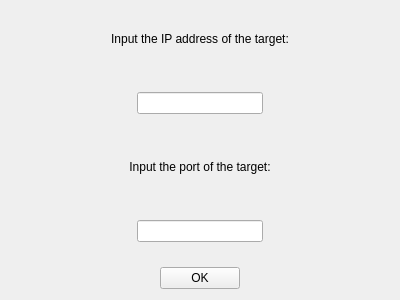
<?xml version="1.0" encoding="UTF-8"?>
<ui version="4.0">
 <class>ip_port_prompt_widget</class>
 <widget class="QWidget" name="ip_port_prompt_widget">
  <property name="geometry">
   <rect>
    <x>0</x>
    <y>0</y>
    <width>400</width>
    <height>300</height>
   </rect>
  </property>
  <property name="windowTitle">
   <string>ip_port_prompt_widget</string>
  </property>
  <layout class="QVBoxLayout" name="verticalLayout_2">
   <item>
    <layout class="QVBoxLayout" name="verticalLayout">
     <property name="spacing">
      <number>25</number>
     </property>
     <item>
      <widget class="QLabel" name="label">
       <property name="text">
        <string>Input the IP address of the target:</string>
       </property>
       <property name="alignment">
        <set>Qt::AlignCenter</set>
       </property>
      </widget>
     </item>
     <item>
      <layout class="QHBoxLayout" name="horizontalLayout_3">
       <item>
        <spacer name="horizontalSpacer_3">
         <property name="orientation">
          <enum>Qt::Horizontal</enum>
         </property>
         <property name="sizeHint" stdset="0">
          <size>
           <width>40</width>
           <height>20</height>
          </size>
         </property>
        </spacer>
       </item>
       <item>
        <widget class="QLineEdit" name="lineEdit"/>
       </item>
       <item>
        <spacer name="horizontalSpacer_4">
         <property name="orientation">
          <enum>Qt::Horizontal</enum>
         </property>
         <property name="sizeHint" stdset="0">
          <size>
           <width>40</width>
           <height>20</height>
          </size>
         </property>
        </spacer>
       </item>
      </layout>
     </item>
     <item>
      <widget class="QLabel" name="label_2">
       <property name="text">
        <string>Input the port of the target:</string>
       </property>
       <property name="alignment">
        <set>Qt::AlignCenter</set>
       </property>
      </widget>
     </item>
     <item>
      <layout class="QHBoxLayout" name="horizontalLayout_2">
       <item>
        <spacer name="horizontalSpacer_2">
         <property name="orientation">
          <enum>Qt::Horizontal</enum>
         </property>
         <property name="sizeHint" stdset="0">
          <size>
           <width>40</width>
           <height>20</height>
          </size>
         </property>
        </spacer>
       </item>
       <item>
        <widget class="QLineEdit" name="lineEdit_2"/>
       </item>
       <item>
        <spacer name="horizontalSpacer">
         <property name="orientation">
          <enum>Qt::Horizontal</enum>
         </property>
         <property name="sizeHint" stdset="0">
          <size>
           <width>40</width>
           <height>20</height>
          </size>
         </property>
        </spacer>
       </item>
      </layout>
     </item>
     <item>
      <layout class="QHBoxLayout" name="horizontalLayout">
       <item>
        <spacer name="horizontalSpacer_5">
         <property name="orientation">
          <enum>Qt::Horizontal</enum>
         </property>
         <property name="sizeHint" stdset="0">
          <size>
           <width>40</width>
           <height>20</height>
          </size>
         </property>
        </spacer>
       </item>
       <item>
        <widget class="QPushButton" name="pushButton">
         <property name="text">
          <string>OK</string>
         </property>
        </widget>
       </item>
       <item>
        <spacer name="horizontalSpacer_6">
         <property name="orientation">
          <enum>Qt::Horizontal</enum>
         </property>
         <property name="sizeHint" stdset="0">
          <size>
           <width>40</width>
           <height>20</height>
          </size>
         </property>
        </spacer>
       </item>
      </layout>
     </item>
    </layout>
   </item>
  </layout>
 </widget>
 <resources/>
 <connections/>
</ui>
